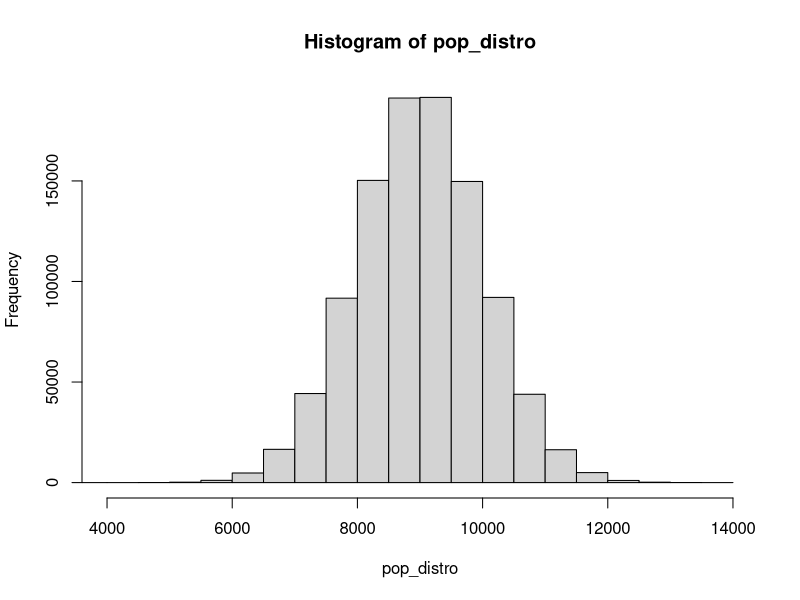
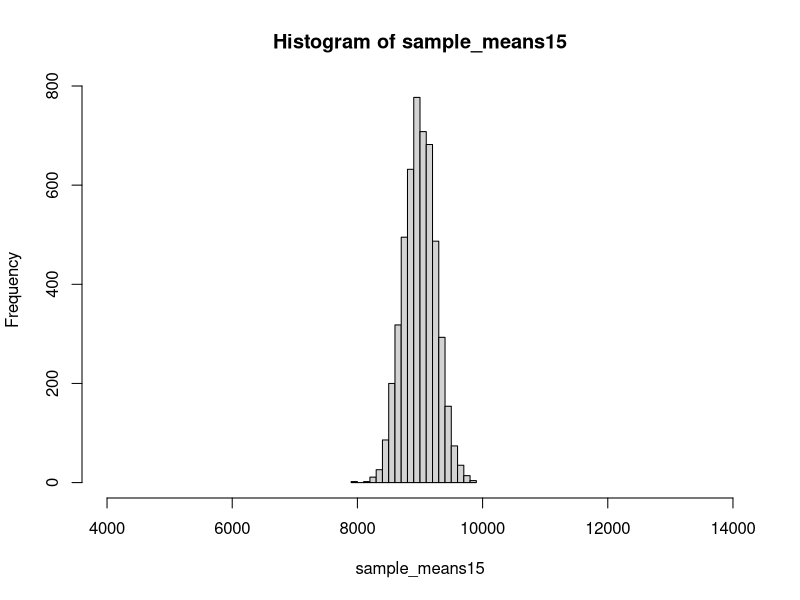

Here is the R script that generated these plots, in order: (Note: this script raises an error after producing the figures.)
## ---- chunk 1
knitr::opts_chunk$set(#echo=FALSE, 
                      warning=FALSE, 
                      message=FALSE,
                      tidy=F,
                      collapse = T,
                      #comment = "",
                      dev="png", 
                      dev.args=list(type="cairo"))
#https://cran.r-project.org/web/packages/prettydoc/vignettes/
#https://www.rstudio.com/wp-content/uploads/2015/03/rmarkdown-reference.pdf

load.packages <- c("prettydoc", "knitr", "DATA606")

ipak <- function(pkg){
    #FUNCTION SOURCE: https://gist.github.com/stevenworthington/3178163
    new.pkg <- pkg[!(pkg %in% installed.packages()[, "Package"])]
    if (length(new.pkg)) 
        install.packages(new.pkg, dependencies = TRUE)
    sapply(pkg, require, character.only = TRUE, quietly = TRUE, warn.conflicts = FALSE)
}

ipak(load.packages)
## ---- chunk 2
177.8 - 163.8
## ---- chunk 3
v1 <- 180
xbar <- 171.1
s <- 9.4
#person 1 zscore
(v1 - xbar)/s
pnorm(v1, xbar, s, lower.tail = F) * 2
## ---- chunk 4
v2 <- 155
#person 2 zscore
(v2 - xbar)/s
pnorm(v2, xbar, s) * 2
## ---- chunk 5
s / sqrt(507)
## ---- chunk 6
n <- 436
xbar <- 84.71 
ci1 <- 80.31 
ci2 <- 89.11
me <- xbar - ci1
zstar <- 1.96
se <- me / zstar
s <- se * sqrt(n)

n2 <- n * 9
me2 <- zstar * s/sqrt(n2)
me/me2
## ---- chunk 7
xbar - ci1
## ---- chunk 8
n <- 36
min_months <- 21
xbar <- 30.69
s <- 4.31
max_months <- 39
H0 <- 32
se <- s/sqrt(n)
sign_level <- .1

pvalue <- pnorm(xbar, H0, se)

paste("pvalue =", pvalue)
ifelse(pvalue < sign_level, "Reject the null hypothesis", "Fail to reject the null hypothesis")
## ---- chunk 9
cv <- abs(qnorm(sign_level))
me <- cv * se
c(xbar - me, xbar + me)
## ---- chunk 10
H0 <- 100
n <- 36
xbar <-  118.2
sd <- 6.5
sign_level <- .1

se <- sd/sqrt(n)
pvalue <- pnorm(xbar, H0, se, lower.tail = F) * 2
paste("pvalue =", pvalue)

ifelse(pvalue < sign_level, "Reject the null hypothesis", "Fail to reject the null hypothesis")
## ---- chunk 11
cv <- abs(qnorm(sign_level))

lower_value <- xbar - cv * se
upper_value <- xbar + cv * sd
c(lower_value, upper_value)
## ---- chunk 12
mu <- 9000
sigma <- 1000
threshold <- 10500

pnorm(threshold, mu, sigma, lower.tail = F)
## ---- chunk 13
n <- 15
se <- sigma/sqrt(n)
pnorm(threshold, mu, se, lower.tail = F)
## ---- chunk 14
pop_size <- 10^6
pop_distro <- rnorm(pop_size, mu, sigma)


samples <- 5000
n <- 15

sample_means15 <- rep(NA, samples)
for (i in 1:samples){
  samp <- sample(pop_distro, n)
  sample_means15[i] <- mean(samp)
}

hist(pop_distro, xlim = c(4000, 14000))
hist(sample_means15, xlim = c(4000, 14000))
## ---- chunk 15
H0 <- 130
n <- 35
xbar <- 134
s <- 17

se <- s/sqrt(n)
zscore <- (xbar - H0) / se
pvalue <- pnorm(xbar, H0, se, lower.tail = F) * 2
pvalue 

normalPlot(bounds=c(-zscore, zscore), tails = T)

## ---- chunk 16
H0 <- 127
n <- 64
xbar <- 137.5
s <- 39
alpha <- .05

se <- s/sqrt(n)
zscore <- (xbar - H0) / se
pvalue <- (1 - pnorm(zscore)) * 2
pvalue 

ifelse(pvalue < alpha, "Reject the null hypothesis", "Fail to reject the null hypothesis")

normalPlot(bounds=c(-zscore, zscore), tails = T)

## ---- chunk 17
mu <- 2.5
sigma <- .03
x <- 2.4

pnorm(x, mu, sigma)
## ---- chunk 18
xbar <- 2.4
n <- 10
se <- sigma/sqrt(n)

pnorm(xbar, mu, se)
